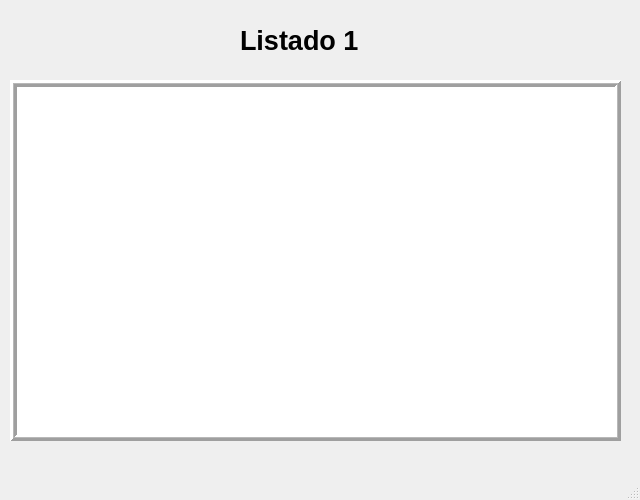
<?xml version="1.0" encoding="UTF-8"?>
<ui version="4.0">
 <class>Listado1Main</class>
 <widget class="QMainWindow" name="Listado1Main">
  <property name="geometry">
   <rect>
    <x>0</x>
    <y>0</y>
    <width>640</width>
    <height>500</height>
   </rect>
  </property>
  <property name="windowTitle">
   <string>Listado Text Edit</string>
  </property>
  <widget class="QWidget" name="centralwidget">
   <widget class="QLabel" name="lbl_listado1">
    <property name="geometry">
     <rect>
      <x>240</x>
      <y>20</y>
      <width>161</width>
      <height>41</height>
     </rect>
    </property>
    <property name="font">
     <font>
      <family>Arial</family>
      <pointsize>20</pointsize>
      <weight>75</weight>
      <bold>true</bold>
     </font>
    </property>
    <property name="text">
     <string>Listado 1</string>
    </property>
   </widget>
   <widget class="QTextEdit" name="txt_listado1">
    <property name="geometry">
     <rect>
      <x>10</x>
      <y>80</y>
      <width>611</width>
      <height>361</height>
     </rect>
    </property>
    <property name="font">
     <font>
      <family>Arial</family>
      <pointsize>10</pointsize>
     </font>
    </property>
    <property name="frameShape">
     <enum>QFrame::Box</enum>
    </property>
    <property name="frameShadow">
     <enum>QFrame::Raised</enum>
    </property>
    <property name="lineWidth">
     <number>3</number>
    </property>
    <property name="midLineWidth">
     <number>1</number>
    </property>
    <property name="readOnly">
     <bool>true</bool>
    </property>
   </widget>
  </widget>
  <widget class="QStatusBar" name="statusbar"/>
 </widget>
 <resources/>
 <connections/>
</ui>
